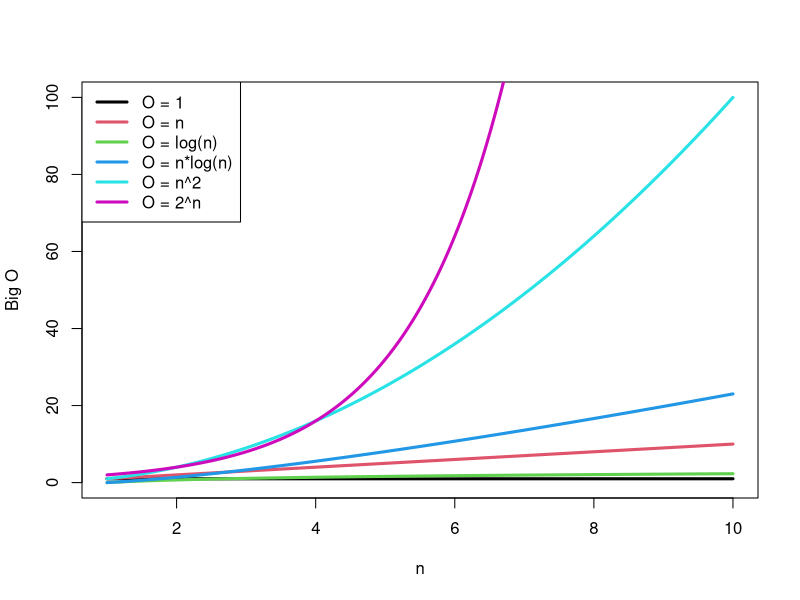

Write R code to recreate this figure.
# Autor> Jazielinho

# Comparacion big O

valores <- seq(from = 1, to = 10, by = 0.01)

o_constante <- rep(1, length(valores))
o_lineal <- valores
o_log_n <- log(valores)
o_n_log_n <- valores * log(valores)
o_n_2 <- valores ^ 2
o_2_n <- 2 ^ valores


plot(valores, o_constante, type = 'l', col = 1, xlim = c(1, 10), ylim = c(0, 100), lwd = 3,
     xlab = 'n', ylab = 'Big O')
lines(valores, o_lineal, col = 2, lwd = 3)
lines(valores, o_log_n, col = 3, lwd = 3)
lines(valores, o_n_log_n, col = 4, lwd = 3)
lines(valores, o_n_2, col = 5, lwd = 3)
lines(valores, o_2_n, col = 6, lwd = 3)

legend('topleft', 
       legend = c('O = 1', 'O = n', 'O = log(n)', 'O = n*log(n)', 'O = n^2', 'O = 2^n'),
       col = c(1, 2, 3, 4, 5, 6, 7),
       lwd = 3)
